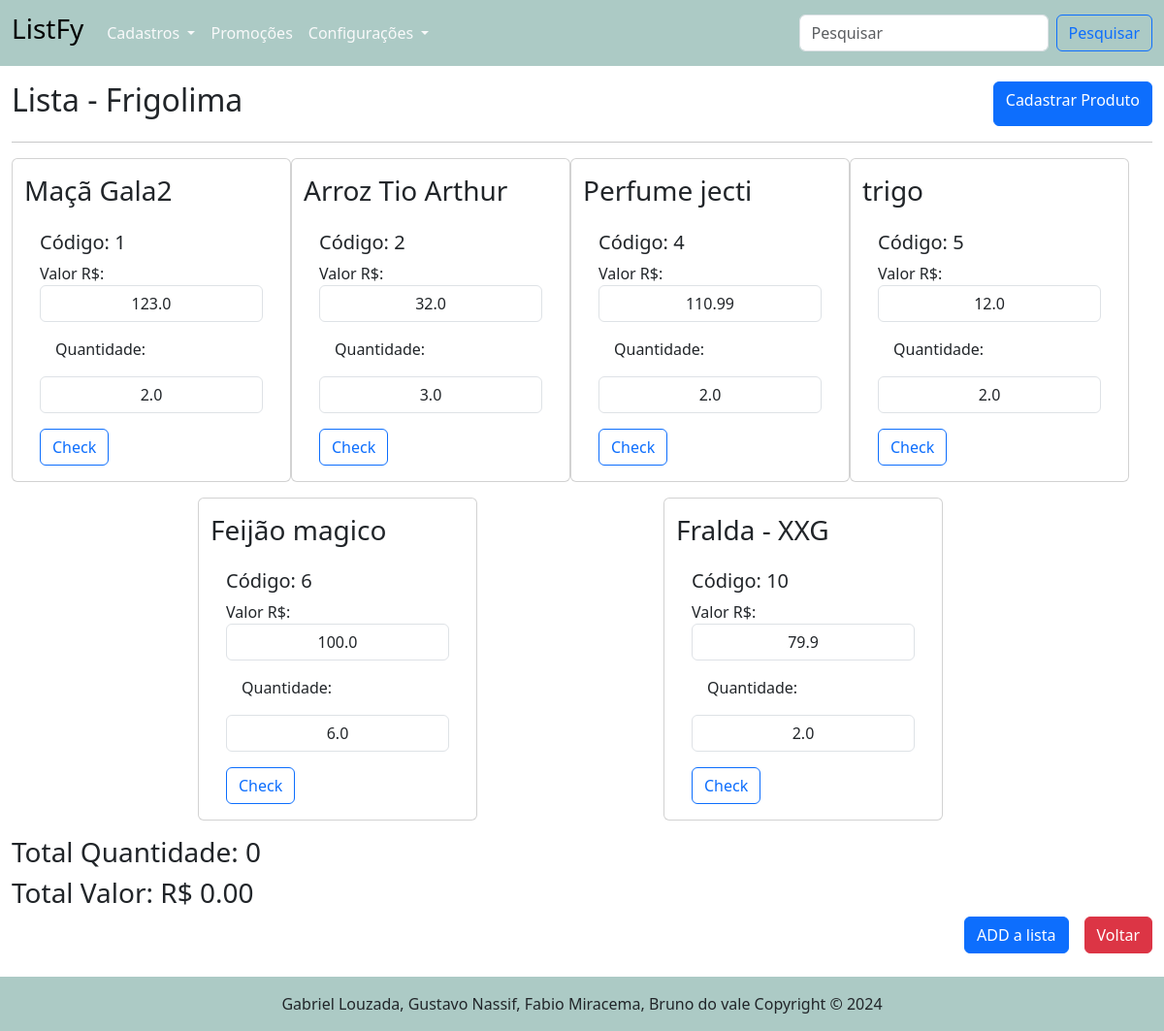
/lista/abrir/2, run on an earlier commit of the app's database.
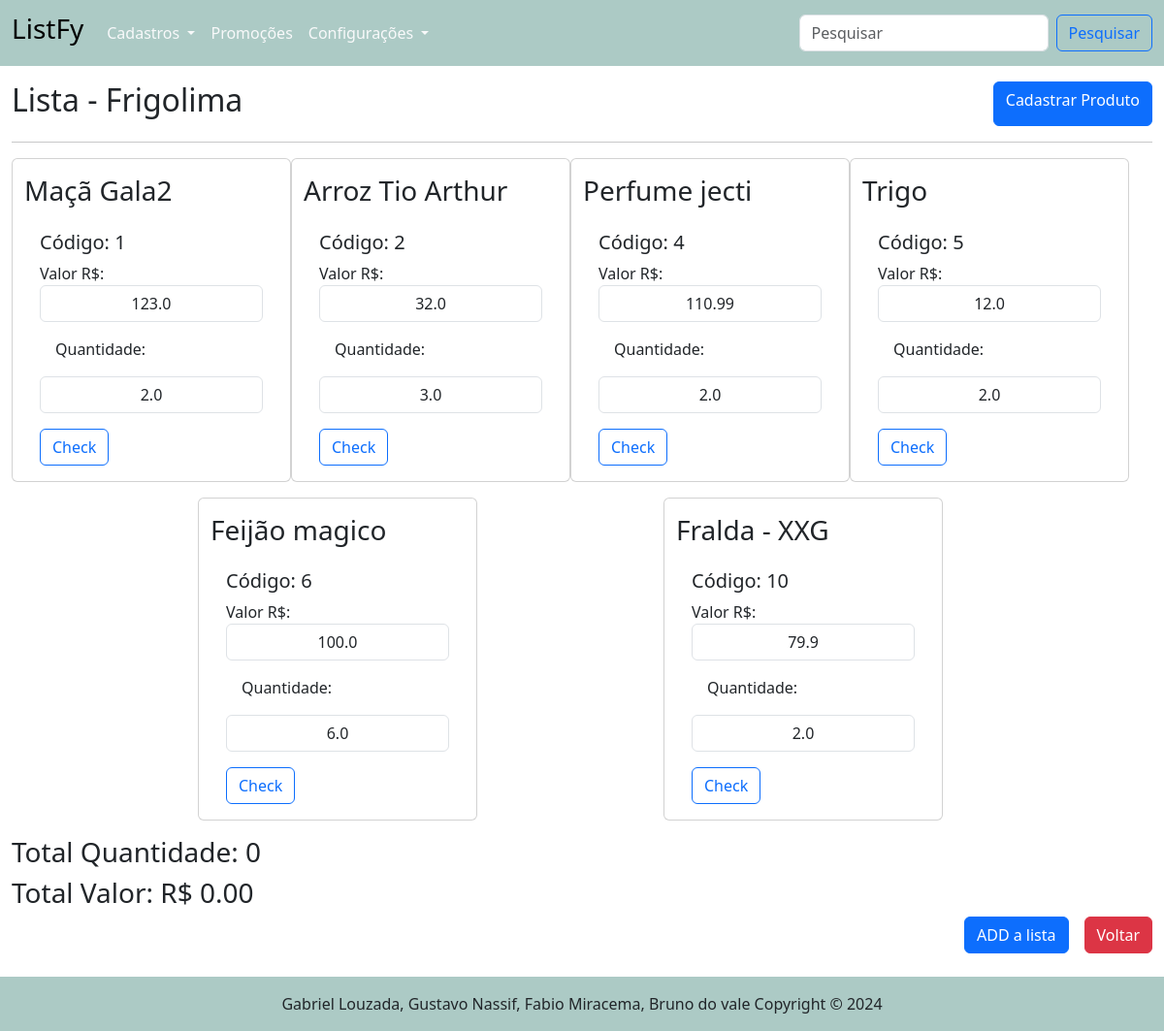
And on a later commit of the database.
### tables this page shows
CREATE TABLE "itens_lista" (
	"id_produto"	INTEGER NOT NULL,
	"id_lista"	    INTEGER,
	"quantidade"	REAL NOT NULL,
	"valor"      	REAL NOT NULL,
	FOREIGN KEY("id_lista") REFERENCES "lista"("id_lista"),
	FOREIGN KEY("id_produto") REFERENCES "produto"("id_produto"),
	PRIMARY KEY("id_produto")
);

CREATE TABLE "produto" (
	"id_produto"	INTEGER,
	"nome_produto"	TEXT NOT NULL,
	"id_categoria"	INTEGER NOT NULL,
	"valor_produto"	REAL NOT NULL,
	PRIMARY KEY("id_produto" AUTOINCREMENT),
	FOREIGN KEY("id_categoria") REFERENCES "categoria"("id_categoria")
);

### routes/lista_routes.py (the view)
@router.get("/abrir/{id_lista:int}",response_class=HTMLResponse)
async def get_abrir_lista(request:Request, id_lista: int=0 ):
    itens_lista = obter_itens_lista_nomes(id_lista)
    lista = obter_uma_lista(id_lista)
    return templates.TemplateResponse("/lista/listar_produtos.html", {"request":request, "itens_lista":itens_lista, "lista":lista})

### templates/lista/listar_produtos.html (shortened to what this page needs)
{% extends "base.html" %}
{% block conteudo %}
<main class="container-fluid">
    <div class="d-flex justify-content-between mt-3">
        <h2>Lista - {{ lista.estabelecimento }}</h2>
        <a href="/produto/cadastrar_produto" class="btn btn-primary">Cadastrar Produto</a>
    </div>
    <hr>
    <form id="productForm" action="/itens_lista/post_itens_lista/{{ lista.id_lista }}" method="post">
        <div class="row container-fluid d-flex justify-content-evenly">
            {% for p in itens_lista %}
            <div class="card col-12 mb-3" style="width: 18rem;">
                <div>
                    <h3 class="mt-3">{{ p.nome_produto }}</h3>
                </div>
                <div class="card-body">
                    <h5>Código: {{ p.id_produto }}</h5>
                    <div>
                        <label for="valor_produto_{{ p.id_produto }}">Valor R$:</label>
                        <input style="text-align: center;" type="text" class="form-control" id="valor_produto_{{ p.id_produto }}"
                            name="valor_produto_{{ p.id_produto }}" value="{{ p.valor_produto }}">
                    </div>
                    <div>
                        <label for="quantidade_{{ p.id_produto }}" class="m-3">Quantidade:</label>
                        <input style="text-align: center;" type="text" class="form-control mb-3" id="quantidade_{{ p.id_produto }}"
                            name="quantidade_{{ p.id_produto }}" value="{{ p.quantidade }}">
                    </div>
                    <div class="col-12">
                        <label class="btn btn-outline-primary" for="checkbox_{{ p.id_produto }}">Check</label>
                    </div>
                </div>
            </div>
            {% endfor %}
        </div>
        <div class="row">
            <div class="col-12">
                <h3 id="total_quantidade">Total Produtos: 0</h3>
                <h3 id="total_valor">Total Valor: R$ 0.00</h3>
            </div>
            <div class="col-12 d-flex justify-content-end">
                <button class="btn btn-primary mx-3" type="submit">ADD a lista</button>
                <a href="/lista" class="btn btn-danger">Voltar</a>
            </div>
        </div>
    </form>
</main>
{% endblock %}

What changed in the data, as far as the page shows it:
changed through a linked row, itens_lista id 5: nome_produto "trigo" → "Trigo"
